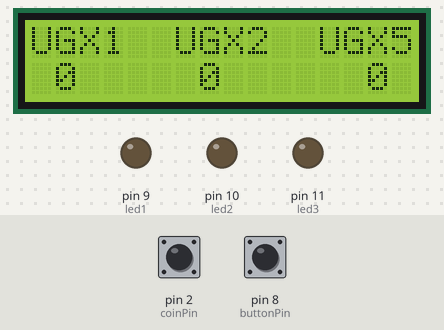
The sketch below on a simulated Arduino Uno, built with avr-gcc and run on an emulated ATmega328P. Shown: 16×2 character LCD, output pins drawn as LEDs (lit = HIGH). Inputs (shaded band) come from the test bench; at power-on: pin 8 (buttonPin) HIGH, pin 2 (coinPin) HIGH.

Above: at 3.3 s.
3.4 s: pin 8 (buttonPin) pulled LOW for 0.15 s
At 3.7 s:
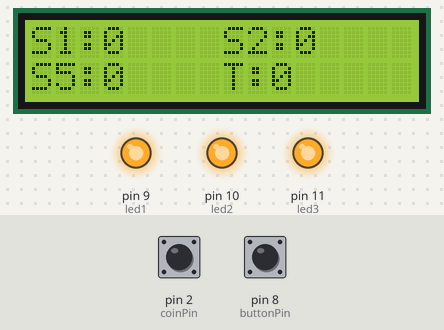
5.0 s: pin 8 (buttonPin) pulled LOW for 1 s
At 6.2 s:
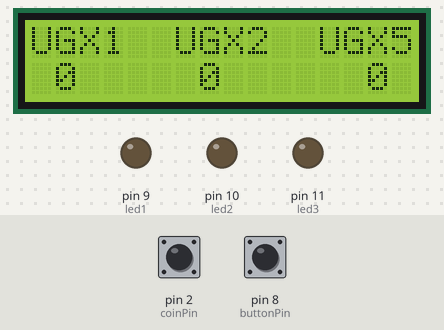
7.5 s: pin 2 (coinPin) pulled LOW for 0.15 s
At 8.7 s:
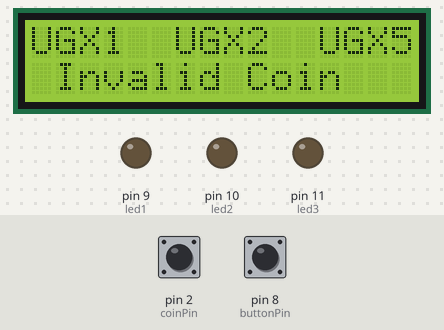
10.4 s: pin 2 (coinPin) pulled LOW for 1 s
14.2 s: pin 2 (coinPin) pulsed LOW 2 times (0.12 s each, 0.3 s apart)
At 15.6 s:
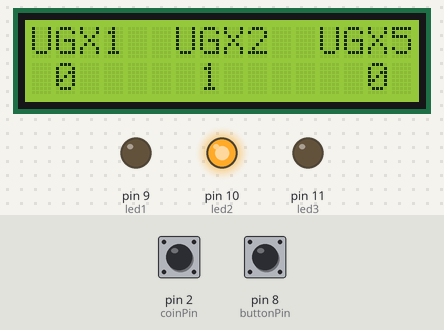
Timing chart, 0 to 17.4 s (numbered marks = the images above; inputs shaded):
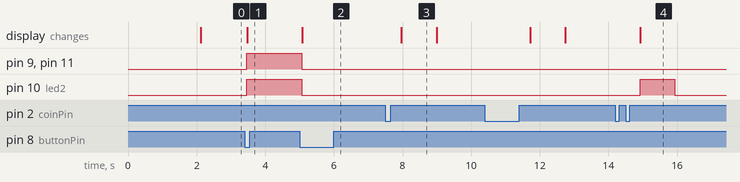

The sketch:

coin_sorting_machine.ino
```cpp
#include <Wire.h>
#include <LiquidCrystal_I2C.h>

LiquidCrystal_I2C lcd(0x27, 16, 2);

const int coinPin = 2;         // Coin acceptor pulse pin
const int buttonPin = 8;       // Mode toggle button
const int led1 = 9;            // 100 UGX LED
const int led2 = 10;           // 200 UGX LED
const int led3 = 11;           // 500 UGX LED

volatile int pulse = 0;
unsigned long lastPulseTime = 0;
bool coinReady = false;

// Coin value constants
const int coinValue1 = 100;
const int coinValue2 = 200;
const int coinValue3 = 500;

// Coin counters
int c1 = 0, c2 = 0, c3 = 0;

// Button state tracking
int buttonState = 0;
int lastButtonState = 0;
bool showingTotals = false;

// LED blink timing
unsigned long led1Time = 0;
unsigned long led2Time = 0;
unsigned long led3Time = 0;
const unsigned long blinkDuration = 1000;

void setup() {
  lcd.init();
  lcd.backlight();
  lcd.setCursor(0, 0); lcd.print("  ARDUINO BASED ");
  lcd.setCursor(0, 1); lcd.print("  COIN SORTING   ");
  delay(2000);
  lcd.clear();
  lcd.setCursor(0, 0); lcd.print("UGX1  UGX2  UGX5");

  pinMode(coinPin, INPUT_PULLUP);
  attachInterrupt(digitalPinToInterrupt(coinPin), coinInterrupt, RISING);

  pinMode(buttonPin, INPUT_PULLUP);
  pinMode(led1, OUTPUT);
  pinMode(led2, OUTPUT);
  pinMode(led3, OUTPUT);
}

void loop() {
  // Debounced button press
  buttonState = digitalRead(buttonPin);
  if (buttonState == LOW && lastButtonState == HIGH) {
    showingTotals = !showingTotals;
    delay(50); // debounce

    if (showingTotals) {
      digitalWrite(led1, HIGH); digitalWrite(led2, HIGH); digitalWrite(led3, HIGH);
      displayTotals();
    } else {
      // ✅ Clear screen and reset counts when leaving total view
      c1 = 0;
      c2 = 0;
      c3 = 0;
      lcd.clear();
      lcd.setCursor(0, 0); lcd.print("UGX1  UGX2  UGX5");
      digitalWrite(led1, LOW); digitalWrite(led2, LOW); digitalWrite(led3, LOW);
    }
  }

  lastButtonState = buttonState;

  if (showingTotals) return;

  // Check for settled pulse count (no pulse for 300 ms)
  if (pulse > 0 && (millis() - lastPulseTime > 300)) {
    handleCoin(pulse);
    pulse = 0;
  }

  // Handle LED timing
  if (led1Time > 0 && millis() - led1Time >= blinkDuration) {
    digitalWrite(led1, LOW); led1Time = 0;
  }
  if (led2Time > 0 && millis() - led2Time >= blinkDuration) {
    digitalWrite(led2, LOW); led2Time = 0;
  }
  if (led3Time > 0 && millis() - led3Time >= blinkDuration) {
    digitalWrite(led3, LOW); led3Time = 0;
  }

  // Update live counts on LCD
  lcd.setCursor(1, 1); lcd.print(c1);
  lcd.setCursor(7, 1); lcd.print(c2);
  lcd.setCursor(14, 1); lcd.print(c3);
}

// Interrupt service routine
void coinInterrupt() {
  pulse++;
  lastPulseTime = millis();
}

// Coin identification & LED response
void handleCoin(int p) {
  if (p == 4) {
    c1++;
    digitalWrite(led1, HIGH);
    led1Time = millis();
  } else if (p == 2) {
    c2++;
    digitalWrite(led2, HIGH);
    led2Time = millis();
  } else if (p == 6) {
    c3++;
    digitalWrite(led3, HIGH);
    led3Time = millis();
  } else {
    // Unknown coin
    lcd.setCursor(0, 1); lcd.print(" Invalid Coin    ");
    delay(1000);
    lcd.setCursor(0, 1); lcd.print("                 ");
  }
}

// Display totals on button press
void displayTotals() {
  lcd.clear();

  long total1 = c1 * (long)coinValue1;
  long total2 = c2 * (long)coinValue2;
  long total3 = c3 * (long)coinValue3;
  long grandTotal = total1 + total2 + total3;

  lcd.setCursor(0, 0); lcd.print("S1:"); lcd.print(total1);
  lcd.setCursor(8, 0); lcd.print("S2:"); lcd.print(total2);
  lcd.setCursor(0, 1); lcd.print("S5:"); lcd.print(total3);
  lcd.setCursor(8, 1); lcd.print("T:"); lcd.print(grandTotal);
}
```

Measured:
- after the input at 3.4 s, pin 9 (led1), pin 10 (led2), pin 11 (led3): LOW → HIGH after 0.05 s; the display: changes after 0.07 s (image 1)
- after the input at 5.0 s, pin 9 (led1), pin 10 (led2), pin 11 (led3): HIGH → LOW after 0.07 s; the display: changes after 0.07 s (image 2)
- after the input at 7.5 s, the display: changes after 0.47 s (image 3)
- after the input at 14.2 s, pin 10 (led2): LOW → HIGH after 0.72 s, → LOW 1.0 s later; the display: changes after 0.73 s (image 4)
- what the display in image 3 shows lasts 1.0 s, from 8.0 s to 9.0 s
